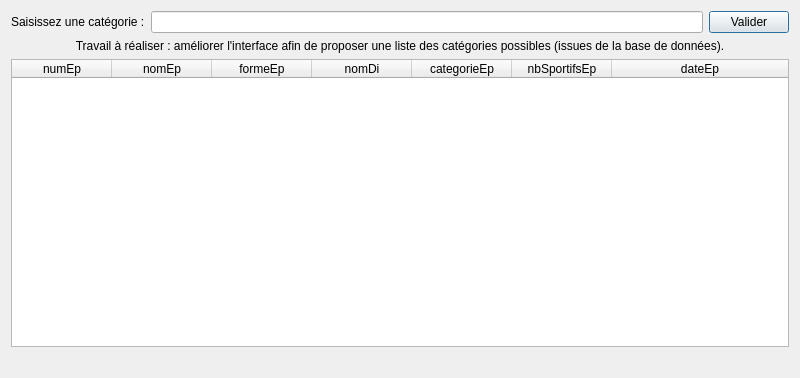
<?xml version="1.0" encoding="UTF-8"?>
<ui version="4.0">
 <class>fct_comp_1</class>
 <widget class="QDialog" name="fct_comp_1">
  <property name="geometry">
   <rect>
    <x>0</x>
    <y>0</y>
    <width>800</width>
    <height>378</height>
   </rect>
  </property>
  <property name="windowTitle">
   <string>Liste des épreuves d'une catégorie (version 2, catégories extraites de la BD)</string>
  </property>
  <layout class="QGridLayout" name="gridLayout">
   <item row="0" column="0">
    <layout class="QHBoxLayout" name="horizontalLayout">
     <item>
      <widget class="QLabel" name="labelEdit_fct_comp_1">
       <property name="text">
        <string>Saisissez une catégorie :</string>
       </property>
      </widget>
     </item>
     <item>
      <widget class="QLineEdit" name="lineEdit_fct_comp_1"/>
     </item>
     <item>
      <widget class="QPushButton" name="valider_fct_comp_1">
       <property name="text">
        <string>Valider</string>
       </property>
      </widget>
     </item>
    </layout>
   </item>
   <item row="1" column="0">
    <widget class="QLabel" name="labelAFaire_fct_comp_1">
     <property name="text">
      <string>Travail à réaliser : améliorer l'interface afin de proposer une liste des catégories possibles (issues de la base de données).</string>
     </property>
     <property name="alignment">
      <set>Qt::AlignCenter</set>
     </property>
     <property name="wordWrap">
      <bool>true</bool>
     </property>
    </widget>
   </item>
   <item row="2" column="0">
    <widget class="QTableWidget" name="table_fct_comp_1">
     <attribute name="horizontalHeaderMinimumSectionSize">
      <number>50</number>
     </attribute>
     <attribute name="horizontalHeaderStretchLastSection">
      <bool>true</bool>
     </attribute>
     <attribute name="verticalHeaderVisible">
      <bool>false</bool>
     </attribute>
     <column>
      <property name="text">
       <string>numEp</string>
      </property>
     </column>
     <column>
      <property name="text">
       <string>nomEp</string>
      </property>
     </column>
     <column>
      <property name="text">
       <string>formeEp</string>
      </property>
     </column>
     <column>
      <property name="text">
       <string>nomDi</string>
      </property>
     </column>
     <column>
      <property name="text">
       <string>categorieEp</string>
      </property>
     </column>
     <column>
      <property name="text">
       <string>nbSportifsEp</string>
      </property>
     </column>
     <column>
      <property name="text">
       <string>dateEp</string>
      </property>
     </column>
    </widget>
   </item>
   <item row="3" column="0">
    <widget class="QLabel" name="label_fct_comp_1">
     <property name="text">
      <string/>
     </property>
     <property name="alignment">
      <set>Qt::AlignCenter</set>
     </property>
    </widget>
   </item>
  </layout>
 </widget>
 <resources/>
 <connections>
  <connection>
   <sender>valider_fct_comp_1</sender>
   <signal>clicked()</signal>
   <receiver>fct_comp_1</receiver>
   <slot>refreshResult()</slot>
   <hints>
    <hint type="sourcelabel">
     <x>364</x>
     <y>52</y>
    </hint>
    <hint type="destinationlabel">
     <x>444</x>
     <y>81</y>
    </hint>
   </hints>
  </connection>
 </connections>
 <slots>
  <slot>refreshResult()</slot>
 </slots>
</ui>
